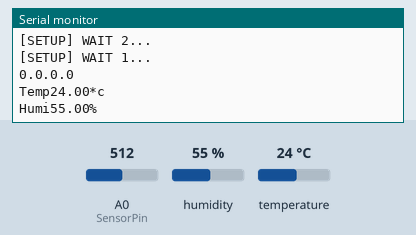
Recording of a sketch running on a simulated ESP8266 (NodeMCU). Parts: the last lines printed to the serial monitor. The inputs (shaded band) are chosen by the test bench; at power-on: humidity 55 %, A0 (SensorPin) = 512, temperature 24 °C. WiFi joins after 1.5 s; servers stay silent unless stated.

Above: at 7.2 s.
7.3 s: humidity set to 22 %
At 8.1 s:
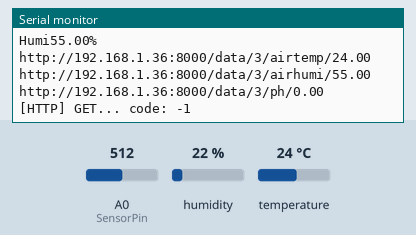
9.3 s: A0 (SensorPin) set to 716
At 10.13 s:
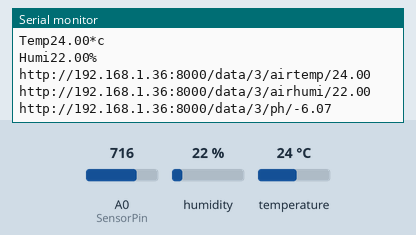
11.3 s: temperature set to 12 °C
At 12.2 s:
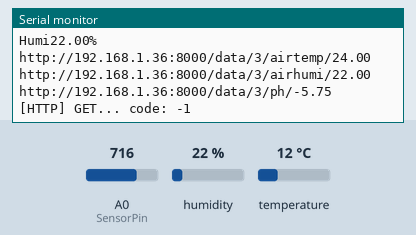
13.3 s: A0 (SensorPin) set to 900
At 14.6 s:
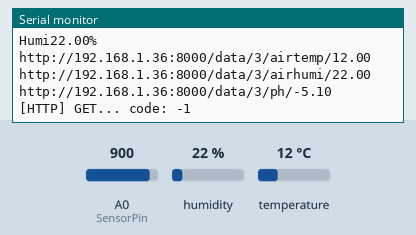
15.3 s: humidity set to 40 %
At 16.9 s:
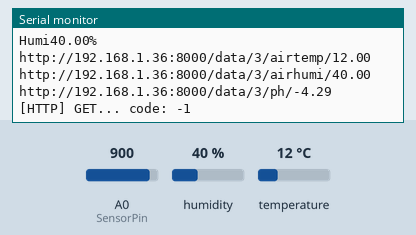
Timing chart, 0 to 18.3 s (numbered marks = the images above; inputs shaded):
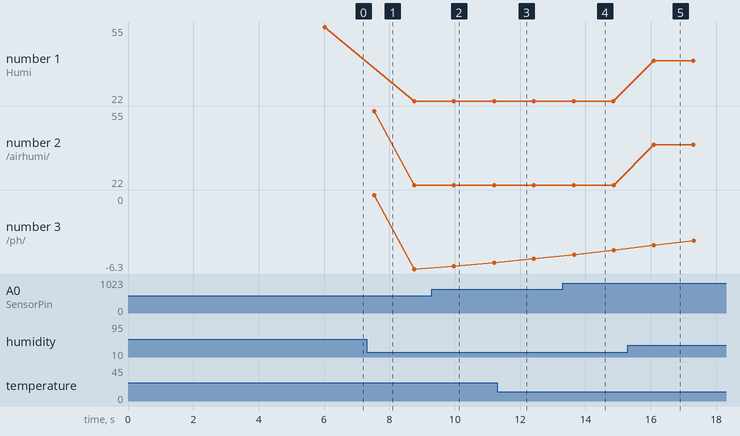

The sketch:

dht_ph.ino
```cpp
#include <Arduino.h>
#include <ESP8266WiFi.h>
#include <ESP8266WiFiMulti.h>
#include <ESP8266HTTPClient.h>
#include "DHT.h"
///////////////////////////////////////////////////////////////////////////////////////////
#define SensorPin A0            //pH meter Analog output to Arduino Analog Input 0
#define Offset -6.3            //deviation compensate
#define samplingInterval 20
#define printInterval 800
#define ArrayLenth  40    //times of collection
int pHArray[ArrayLenth];   //Store the average value of the sensor feedback
int pHArrayIndex=0;
///////////////////////////////////////////////////////////////////////////////////////////
int DHTPIN = 2;          //setpin of DHT at D0
int DHTTYPE = DHT11;     //set Dht Type
DHT dht(DHTPIN, DHTTYPE);
void SendData(float h,float t,float pHValue);
double avergearray(int* arr, int number);

const char* ssid     = "true_home2G_792";            //Set ssid
const char* password = "ilovestudy";                    //Set Password
const char* Server   = "192.168.1.36";           //set Server Domain or Server ip
const char* Port     = "8000";
const char* nodeid   = "3";
const char* sensorname = "dht_ph";
ESP8266WiFiMulti WiFiMulti;
void setup()
{
  Serial.begin(115200);
  for(uint8_t t = 6; t > 0; t--)
      {
        Serial.printf("[SETUP] WAIT %d...\n", t);
        Serial.flush();
        delay(1000);
      }
    WiFiMulti.addAP(ssid, password);    //Set SSID and Password (SSID, Password)
    WiFi.begin(ssid, password);         //Set starting for Wifi
    Serial.println(WiFi.localIP());
    dht.begin();
}
void loop()
{
  static unsigned long samplingTime = millis();
  static unsigned long printTime = millis();
  static float pHValue,voltage;
  if(millis()-samplingTime > samplingInterval)
  {
      pHArray[pHArrayIndex++]=analogRead(SensorPin);
      if(pHArrayIndex==ArrayLenth)pHArrayIndex=0;
      voltage = avergearray(pHArray, ArrayLenth)*5.0/1024;
      pHValue = 3.5*voltage+Offset;
      samplingTime=millis();
  }
  if(millis() - printTime > printInterval)   //Every 800 milliseconds, print a numerical, convert the state of the LED indicator
  {
  Serial.print("Voltage:");
  Serial.print(voltage,2);
  Serial.print("    pH value: ");
  Serial.println(pHValue,2);
  printTime=millis();
  }
  float h = dht.readHumidity();      //Read Humidity
  float t = dht.readTemperature();   //Read Temperature
  if (isnan(t) || isnan(h))
  {
    Serial.println("FaiLed to read from DHT");
  }
  else
  {
    Serial.print("Temp");
    Serial.print(t);
    Serial.println("*c");
    Serial.print("Humi");
    Serial.print(h);
    Serial.println("%");
    SendData(h,t,pHValue);
  }
////////////////////////////////////////////////////////////////////////////////////////////


////////////////////////////////////////////////////////////////////////////////////////
  delay(1000);
}

void SendData(float h,float t,float pHValue)
{

  // wait for WiFi connection
    if((WiFiMulti.run() == WL_CONNECTED))
    {
        HTTPClient http;
        //String str = "http://" +String(Server)+":"+String(Port)+"/data"+"/"+String(nodeid)+"/"+String(sensorname)+"/airtemp/"+ String(t)+"/airhumi/"+String(h)+"/ph/"+String(pHValue);
        String str = "http://" +String(Server)+":"+String(Port)+"/data"+"/"+String(nodeid)+"/airtemp/"+ String(t);
        String str1 = "http://" +String(Server)+":"+String(Port)+"/data"+"/"+String(nodeid)+"/airhumi/"+ String(h);
        String str2 = "http://" +String(Server)+":"+String(Port)+"/data"+"/"+String(nodeid)+"/ph/"+String(pHValue);
        Serial.println(str);
        http.begin(str);
        Serial.println(str1);
        http.begin(str1);
        Serial.println(str2);
        http.begin(str2);
        int httpCode = http.GET();
        Serial.printf("[HTTP] GET... code: %d\n", httpCode);
        if(httpCode > 0)
        {
            if(httpCode == HTTP_CODE_OK)
              {
                String payload = http.getString();
      //-------------------Control----------------------------//
                Serial.print("payload");
                Serial.println(payload);
              }
        }
    }
}
double avergearray(int* arr, int number){
  int i;
  int max,min;
  double avg;
  long amount=0;
  if(number<=0){
    Serial.println("Error number for the array to avraging!/n");
    return 0;
  }
  if(number<5){   //less than 5, calculated directly statistics
    for(i=0;i<number;i++){
      amount+=arr[i];
    }
    avg = amount/number;
    return avg;
  }else{
    if(arr[0]<arr[1]){
      min = arr[0];max=arr[1];
    }
    else{
      min=arr[1];max=arr[0];
    }
    for(i=2;i<number;i++){
      if(arr[i]<min){
        amount+=min;        //arr<min
        min=arr[i];
      }else {
        if(arr[i]>max){
          amount+=max;    //arr>max
          max=arr[i];
        }else{
          amount+=arr[i]; //min<=arr<=max
        }
      }//if
    }//for
    avg = (double)amount/(number-2);
  }//if
  return avg;
}
```

Measured:
- after the input at 15.3 s, the serial monitor: prints a new line after 0.79 s (image 5)
- plotted number 1: 55 → 22 after the input at 7.3 s, 22 → 40 after the input at 15.3 s
- plotted number 2: 22 → 40 after the input at 15.3 s
- plotted number 3: -6.3 → -5.75 after the input at 9.3 s, -5.43 → -4.7 after the input at 13.3 s
